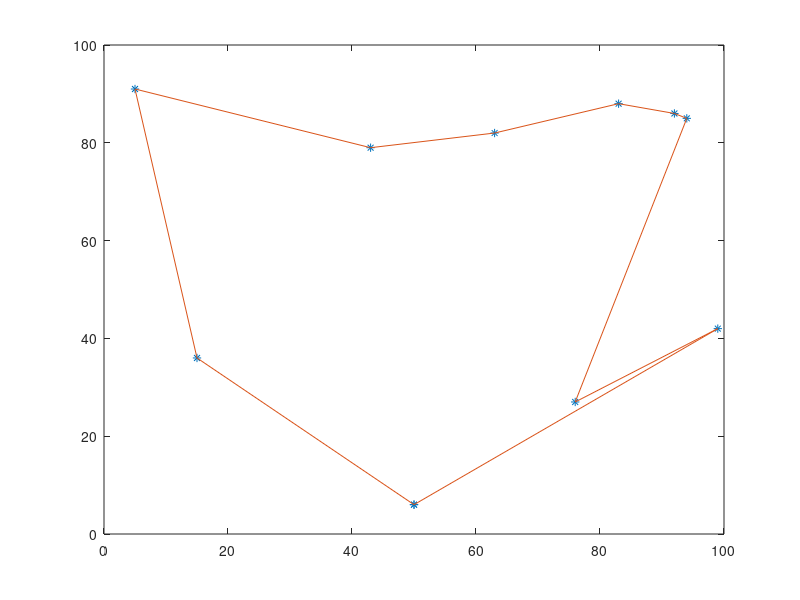

This figure's MATLAB source:
clear all;
close all;
clc;


N = 10; % Number of points
maxInt = 100; % Max coordinate

x = randi(maxInt, N, 2); % Get random integer coordinates within interval [0, maxInt]

ind = zeros(max(size(x)), 1); % ind contains the indices of the sorted coordinates
p = 1; % pointer for the ind matrix

% a contains the index of the starting point - the point with min y coordinate. A
% special case is that several points might have the same min y coordinate.
% If this happens we want to choose the point with min x coordinate amongst
% them.
a = find(x(:,2)==min(x(:,2)));

% Sort the points with min y coordinate wrt increasing x coordinate. This
% allows us to have the starting point at the index 1 in the b matrix and
% the rest of b contains the first few points of the polygon.
b = sort(x(a,1));

[v i] = ismember(b, x(:, 1));
ind(p:size(b,1)) = i;

p = p + size(a,1);

d = x - repmat(x(ind(1),:), max(size(x)), 1);
th_tmp = d(:,2)./(d(:,1) + d(:,2));

th = {th_tmp(th_tmp>0) th_tmp(th_tmp<0)};
t = [sort(th{1}); sort(th{2})];
[v i] = ismember(t, th_tmp);
ind = [ind(ind~=0); i];

y = x(ind,:);
y(N+1, :) = y(1,:);

plot(y(:,1), y(:,2), '*');
hold on;
plot(y(:,1), y(:,2));